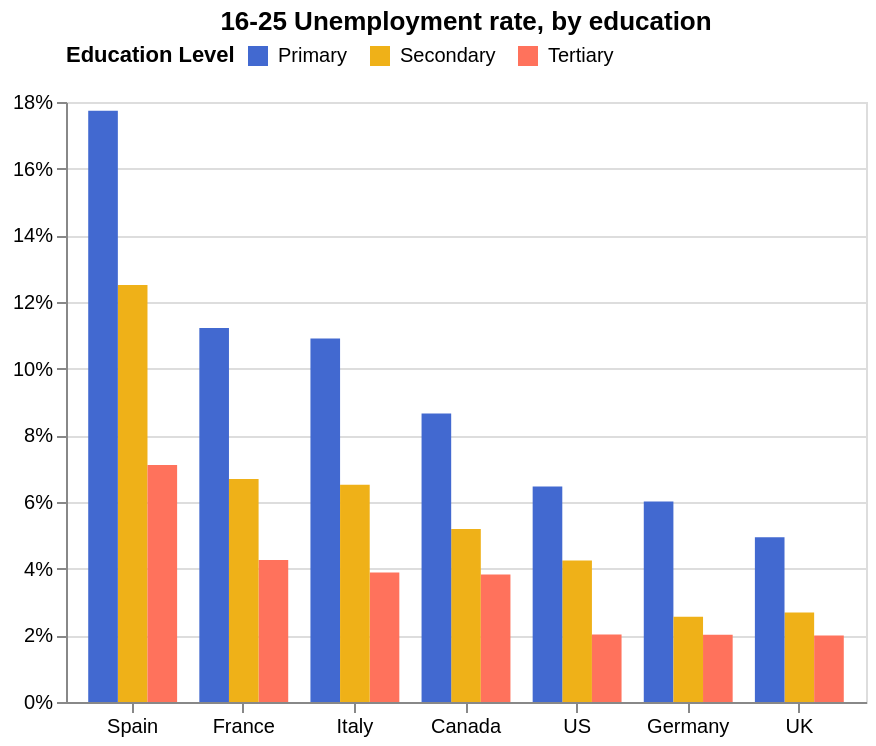

Describe this chart as a Vega-Lite specification.
### Vega-Lite specification from a JSON file in a GitHub repository (floating-point values rounded to 4 significant figures)
{"$schema": "https://vega.github.io/schema/vega-lite/v5.json", "width": 400, "height": 300, "data": {"values": [{"Country": "US", "Education Level": "Secondary", "OBS_VALUE": 4.242}, {"Country": "UK", "Education Level": "Secondary", "OBS_VALUE": 2.682}, {"Country": "UK", "Education Level": "Primary", "OBS_VALUE": 4.944}, {"Country": "Canada", "Education Level": "Secondary", "OBS_VALUE": 5.193}, {"Country": "Canada", "Education Level": "Primary", "OBS_VALUE": 8.656}, {"Country": "Italy", "Education Level": "Tertiary", "OBS_VALUE": 3.888}, {"Country": "UK", "Education Level": "Tertiary", "OBS_VALUE": 1.993}, {"Country": "Spain", "Education Level": "Secondary", "OBS_VALUE": 12.51}, {"Country": "Spain", "Education Level": "Tertiary", "OBS_VALUE": 7.107}, {"Country": "Spain", "Education Level": "Primary", "OBS_VALUE": 17.74}, {"Country": "US", "Education Level": "Tertiary", "OBS_VALUE": 2.026}, {"Country": "Germany", "Education Level": "Primary", "OBS_VALUE": 6.017}, {"Country": "Italy", "Education Level": "Primary", "OBS_VALUE": 10.9}, {"Country": "Germany", "Education Level": "Tertiary", "OBS_VALUE": 2.02}, {"Country": "Canada", "Education Level": "Tertiary", "OBS_VALUE": 3.823}, {"Country": "France", "Education Level": "Tertiary", "OBS_VALUE": 4.263}, {"Country": "France", "Education Level": "Primary", "OBS_VALUE": 11.22}, {"Country": "Italy", "Education Level": "Secondary", "OBS_VALUE": 6.516}, {"Country": "US", "Education Level": "Primary", "OBS_VALUE": 6.463}, {"Country": "Germany", "Education Level": "Secondary", "OBS_VALUE": 2.558}, {"Country": "France", "Education Level": "Secondary", "OBS_VALUE": 6.693}]}, "mark": "bar", "encoding": {"x": {"field": "Country", "type": "nominal", "axis": {"labelAngle": 0}, "sort": "-y", "title": ""}, "xOffset": {"field": "Education Level", "type": "nominal", "title": "Education Level"}, "y": {"field": "OBS_VALUE", "type": "quantitative", "title": "", "axis": {"labelExpr": "datum.value + '%'"}}, "color": {"legend": {"orient": "top", "titleOrient": "left"}, "scale": {"scheme": "observable10"}, "field": "Education Level", "type": "nominal", "title": "Education Level"}}, "title": {"text": "16-25 Unemployment rate, by education"}}
